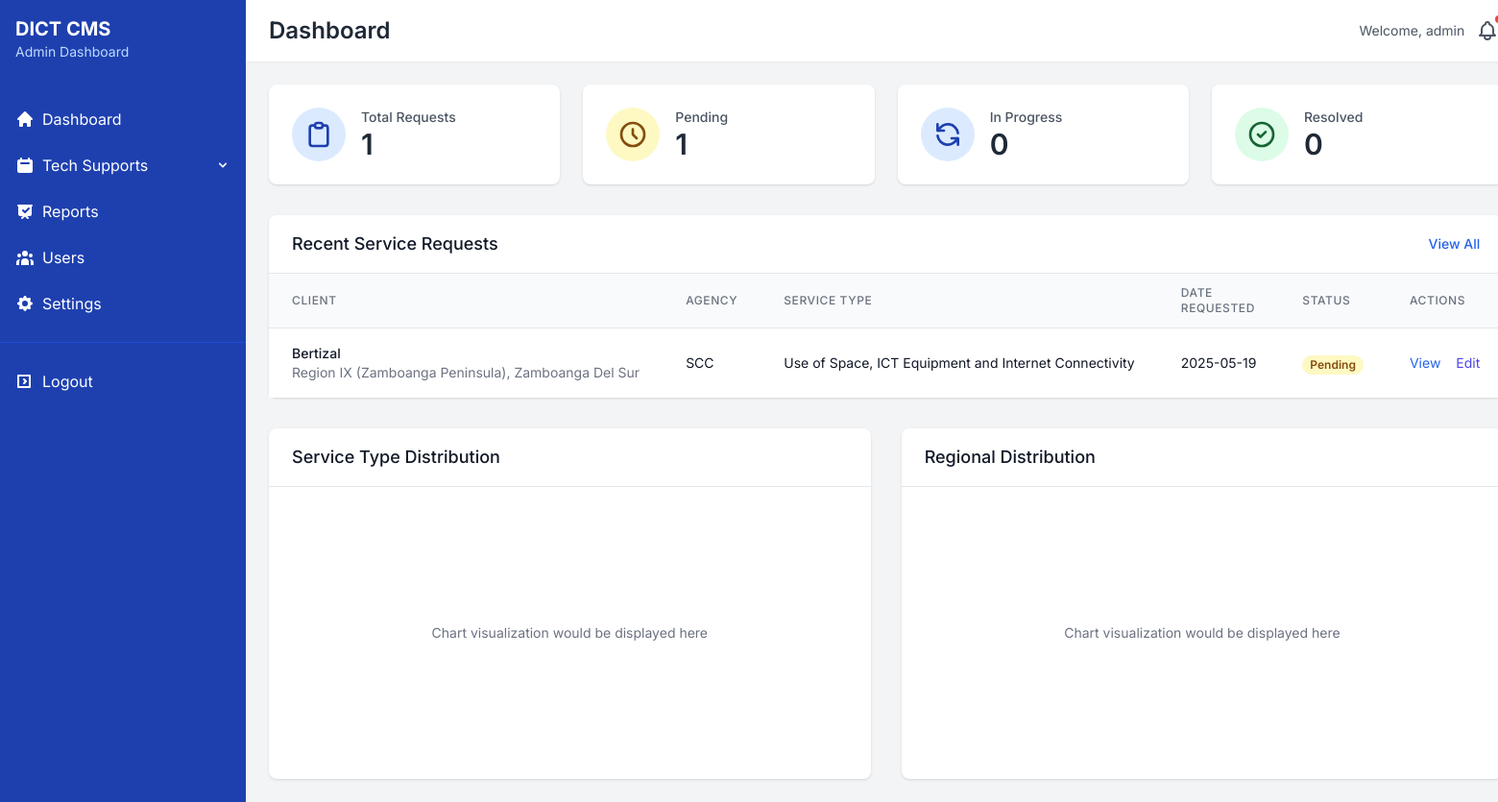
The page /admin/dashboard.php (signed in) on the database its author committed.
### tables this page shows
CREATE TABLE `tech_support_requests` (
  `id` int(11) NOT NULL,
  `firstname` varchar(50) NOT NULL,
  `surname` varchar(50) NOT NULL,
  `middle_initial` char(1) DEFAULT NULL,
  `client_name` varchar(100) NOT NULL,
  `agency` varchar(100) NOT NULL,
  `gender` enum('Male','Female','Other','Prefer not to say') NOT NULL,
  `age` int(11) NOT NULL,
  `region` varchar(50) NOT NULL,
  `region_id` int(11) NOT NULL,
  `province_id` int(11) NOT NULL,
  `district_id` int(11) DEFAULT NULL,
  `municipality_id` int(11) NOT NULL,
  `support_type` varchar(100) NOT NULL,
  `subject` varchar(255) DEFAULT NULL,
  `message` text NOT NULL,
  `issue_description` text NOT NULL,
  `date_requested` timestamp NOT NULL DEFAULT current_timestamp(),
  `date_assisted` timestamp NULL DEFAULT NULL,
  `date_resolved` timestamp NULL DEFAULT NULL,
  `assisted_by_id` int(11) DEFAULT NULL,
  `status` enum('Pending','In Progress','Resolved','Cancelled') DEFAULT 'Pending',
  `remarks` text DEFAULT NULL,
  `created_at` timestamp NOT NULL DEFAULT current_timestamp(),
  `updated_at` timestamp NOT NULL DEFAULT current_timestamp() ON UPDATE current_timestamp()
);

CREATE TABLE `regions` (
  `id` int(11) NOT NULL,
  `region_code` varchar(20) NOT NULL,
  `region_name` varchar(100) NOT NULL,
  `created_at` timestamp NOT NULL DEFAULT current_timestamp(),
  `updated_at` timestamp NOT NULL DEFAULT current_timestamp() ON UPDATE current_timestamp()
);

CREATE TABLE `provinces` (
  `id` int(11) NOT NULL,
  `province_name` varchar(100) NOT NULL,
  `province_code` varchar(20) DEFAULT NULL,
  `region_id` int(11) NOT NULL,
  `created_at` timestamp NOT NULL DEFAULT current_timestamp(),
  `updated_at` timestamp NOT NULL DEFAULT current_timestamp() ON UPDATE current_timestamp()
);

### admin/dashboard.php (the view, shortened to what this page needs)
<?php
include_once '../includes/db_connect.php';
$serviceRequests = [];
$query = "SELECT tsr.*,
          r.region_name, p.province_name, d.district_name, m.municipality_name
          FROM tech_support_requests tsr
          LEFT JOIN regions r ON tsr.region_id = r.id
          LEFT JOIN provinces p ON tsr.province_id = p.id
          LEFT JOIN districts d ON tsr.district_id = d.id
          LEFT JOIN municipalities m ON tsr.municipality_id = m.id
          ORDER BY tsr.date_requested DESC";
$result = $conn->query($query);
if ($result && $result->num_rows > 0) {
    while ($row = $result->fetch_assoc()) {
        $serviceRequests[] = [
            'id' => $row['id'],
            'client_name' => $row['client_name'],
            'agency' => $row['agency'],
            'region' => $row['region_name'] ?? 'Unknown',
            'province' => $row['province_name'] ?? 'Unknown',
            'district' => $row['district_name'] ?? 'Unknown',
            'municipality' => $row['municipality_name'] ?? 'Unknown',
            'service_type' => $row['support_type'],
            'description' => $row['issue_description'],
            'date_requested' => date('Y-m-d', strtotime($row['date_requested'])),
            'date_assisted' => $row['date_assisted'] ? date('Y-m-d', strtotime($row['date_assisted'])) : '',
            'date_resolved' => $row['date_resolved'] ? date('Y-m-d', strtotime($row['date_resolved'])) : '',
            'assisted_by' => 'Staff',
            'status' => $row['status'],
            'remarks' => $row['remarks']
        ];
    }
}
$totalRequests = count($serviceRequests);
$statsQuery = "SELECT
    COUNT(*) as total,
    SUM(CASE WHEN status = 'Pending' THEN 1 ELSE 0 END) as pending,
    SUM(CASE WHEN status = 'In Progress' THEN 1 ELSE 0 END) as in_progress,
    SUM(CASE WHEN status = 'Resolved' THEN 1 ELSE 0 END) as resolved
FROM tech_support_requests";
$statsResult = $conn->query($statsQuery);
if ($statsResult && $statsResult->num_rows > 0) {
    $stats = $statsResult->fetch_assoc();
    $totalRequests = $stats['total'];
    $pendingRequests = $stats['pending'];
    $inProgressRequests = $stats['in_progress'];
    $resolvedRequests = $stats['resolved'];
}
?>
<!DOCTYPE html>
<html lang="en">
<head>
    <script src="https://cdn.tailwindcss.com"></script>
</head>
<?php include '../admin/includes/sidebar.php'; ?>
<body class="bg-gray-100">
        <div class="flex-1 overflow-auto">
            <div class="bg-white shadow-sm">
                <div class="flex justify-between items-center py-4 px-6">
                    <h1 class="text-2xl font-semibold text-gray-800">Dashboard</h1>
                    <div class="flex items-center">
                        <span class="mr-2 text-sm text-gray-600">Welcome, <?php echo htmlspecialchars($_SESSION['username'] ?? 'Admin'); ?></span>
                        <button class="relative p-1 rounded-full text-gray-600 hover:text-gray-900 focus:outline-none focus:ring-2 focus:ring-offset-2 focus:ring-blue-500">
                            <span class="absolute top-0 right-0 block h-2 w-2 rounded-full bg-red-500"></span>
                        </button>
                    </div>
                </div>
            </div>
            <div class="p-6">
                <div class="grid grid-cols-1 md:grid-cols-2 lg:grid-cols-4 gap-6 mb-8">
                    <div class="bg-white rounded-lg shadow p-6">
                        <div class="flex items-center">
                            <div class="p-3 rounded-full bg-blue-100 text-blue-800">
                                <svg xmlns="http://www.w3.org/2000/svg" class="h-8 w-8" fill="none" viewBox="0 0 24 24" stroke="currentColor">
                                    <path stroke-linecap="round" stroke-linejoin="round" stroke-width="2" d="M9 5H7a2 2 0 00-2 2v12a2 2 0 002 2h10a2 2 0 002-2V7a2 2 0 00-2-2h-2M9 5a2 2 0 002 2h2a2 2 0 002-2M9 5a2 2 0 012-2h2a2 2 0 012 2" />
                                </svg>
                            </div>
                            <div class="ml-4">
                                <h2 class="text-gray-600 text-sm font-medium">Total Requests</h2>
                                <p class="text-3xl font-semibold text-gray-800"><?php echo $totalRequests; ?></p>
                            </div>
                        </div>
                    </div>
                    <div class="bg-white rounded-lg shadow p-6">
                        <div class="flex items-center">
                            <div class="p-3 rounded-full bg-yellow-100 text-yellow-800">
                                <svg xmlns="http://www.w3.org/2000/svg" class="h-8 w-8" fill="none" viewBox="0 0 24 24" stroke="currentColor">
                                    <path stroke-linecap="round" stroke-linejoin="round" stroke-width="2" d="M12 8v4l3 3m6-3a9 9 0 11-18 0 9 9 0 0118 0z" />
                                </svg>
                            </div>
                            <div class="ml-4">
                                <h2 class="text-gray-600 text-sm font-medium">Pending</h2>
                                <p class="text-3xl font-semibold text-gray-800"><?php echo $pendingRequests; ?></p>
                            </div>
                        </div>
                    </div>
                    <div class="bg-white rounded-lg shadow p-6">
                        <div class="flex items-center">
                            <div class="p-3 rounded-full bg-blue-100 text-blue-800">
                                <svg xmlns="http://www.w3.org/2000/svg" class="h-8 w-8" fill="none" viewBox="0 0 24 24" stroke="currentColor">
                                    <path stroke-linecap="round" stroke-linejoin="round" stroke-width="2" d="M4 4v5h.582m15.356 2A8.001 8.001 0 004.582 9m0 0H9m11 11v-5h-.581m0 0a8.003 8.003 0 01-15.357-2m15.357 2H15" />
                                </svg>
                            </div>
                            <div class="ml-4">
                                <h2 class="text-gray-600 text-sm font-medium">In Progress</h2>
                                <p class="text-3xl font-semibold text-gray-800"><?php echo $inProgressRequests; ?></p>
                            </div>
                        </div>
                    </div>
                    <div class="bg-white rounded-lg shadow p-6">
                        <div class="flex items-center">
                            <div class="p-3 rounded-full bg-green-100 text-green-800">
                                <svg xmlns="http://www.w3.org/2000/svg" class="h-8 w-8" fill="none" viewBox="0 0 24 24" stroke="currentColor">
                                    <path stroke-linecap="round" stroke-linejoin="round" stroke-width="2" d="M9 12l2 2 4-4m6 2a9 9 0 11-18 0 9 9 0 0118 0z" />
                                </svg>
                            </div>
                            <div class="ml-4">
                                <h2 class="text-gray-600 text-sm font-medium">Resolved</h2>
                                <p class="text-3xl font-semibold text-gray-800"><?php echo $resolvedRequests; ?></p>
                            </div>
                        </div>
                    </div>
                </div>
                <div class="bg-white rounded-lg shadow mb-8">
                    <div class="px-6 py-4 border-b border-gray-200">
                        <div class="flex justify-between items-center">
                            <h2 class="text-lg font-medium text-gray-900">Recent Service Requests</h2>
                            <a href="service-requests.php" class="text-sm font-medium text-blue-600 hover:text-blue-500">
                                View All
                            </a>
                        </div>
                    </div>
                    <div class="overflow-x-auto">
                        <table class="min-w-full divide-y divide-gray-200">
                            <thead class="bg-gray-50">
                                <tr>
                                    <th scope="col" class="px-6 py-3 text-left text-xs font-medium text-gray-500 uppercase tracking-wider">
                                        Client
                                    </th>
                                    <th scope="col" class="px-6 py-3 text-left text-xs font-medium text-gray-500 uppercase tracking-wider">
                                        Agency
                                    </th>
                                    <th scope="col" class="px-6 py-3 text-left text-xs font-medium text-gray-500 uppercase tracking-wider">
                                        Service Type
                                    </th>
                                    <th scope="col" class="px-6 py-3 text-left text-xs font-medium text-gray-500 uppercase tracking-wider">
                                        Date Requested
                                    </th>
                                    <th scope="col" class="px-6 py-3 text-left text-xs font-medium text-gray-500 uppercase tracking-wider">
                                        Status
                                    </th>
                                    <th scope="col" class="px-6 py-3 text-left text-xs font-medium text-gray-500 uppercase tracking-wider">
                                        Actions
                                    </th>
                                </tr>
                            </thead>
                            <tbody class="bg-white divide-y divide-gray-200">
                                <?php foreach ($serviceRequests as $request): ?>
                                <tr>
                                    <td class="px-6 py-4 whitespace-nowrap">
                                        <div class="text-sm font-medium text-gray-900"><?php echo htmlspecialchars($request['client_name']); ?></div>
                                        <div class="text-sm text-gray-500"><?php echo htmlspecialchars($request['region']); ?>, <?php echo htmlspecialchars($request['province']); ?></div>
                                    </td>
                                    <td class="px-6 py-4 whitespace-nowrap">
                                        <div class="text-sm text-gray-900"><?php echo htmlspecialchars($request['agency']); ?></div>
                                    </td>
                                    <td class="px-6 py-4 whitespace-nowrap">
                                        <div class="text-sm text-gray-900"><?php echo htmlspecialchars($request['service_type']); ?></div>
                                    </td>
                                    <td class="px-6 py-4 whitespace-nowrap">
                                        <div class="text-sm text-gray-900"><?php echo htmlspecialchars($request['date_requested']); ?></div>
                                    </td>
                                    <td class="px-6 py-4 whitespace-nowrap">
                                        <?php if ($request['status'] === 'Resolved'): ?>
                                            <span class="px-2 inline-flex text-xs leading-5 font-semibold rounded-full bg-green-100 text-green-800">
                                                Resolved
                                            </span>
                                        <?php elseif ($request['status'] === 'In Progress'): ?>
                                            <span class="px-2 inline-flex text-xs leading-5 font-semibold rounded-full bg-blue-100 text-blue-800">
                                                In Progress
                                            </span>
                                        <?php else: ?>
                                            <span class="px-2 inline-flex text-xs leading-5 font-semibold rounded-full bg-yellow-100 text-yellow-800">
                                                Pending
                                            </span>
                                        <?php endif; ?>
                                    </td>
                                    <td class="px-6 py-4 whitespace-nowrap text-sm text-gray-500">
                                        <a href="view-request.php?id=<?php echo $request['id']; ?>" class="text-blue-600 hover:text-blue-900 mr-3">View</a>
                                        <a href="edit_service.php?id=<?php echo $request['id']; ?>" class="text-indigo-600 hover:text-indigo-900">Edit</a>
                                    </td>
                                </tr>
                                <?php endforeach; ?>
                            </tbody>
                        </table>
                    </div>
                </div>
                <div class="grid grid-cols-1 lg:grid-cols-2 gap-8">
                    <div class="bg-white rounded-lg shadow">
                        <div class="px-6 py-4 border-b border-gray-200">
                            <h2 class="text-lg font-medium text-gray-900">Service Type Distribution</h2>
                        </div>
                        <div class="p-6">
                            <div class="h-64 flex items-center justify-center">
                                <p class="text-gray-500 text-sm">Chart visualization would be displayed here</p>
                            </div>
                        </div>
                    </div>
                    <div class="bg-white rounded-lg shadow">
                        <div class="px-6 py-4 border-b border-gray-200">
                            <h2 class="text-lg font-medium text-gray-900">Regional Distribution</h2>
                        </div>
                        <div class="p-6">
                            <div class="h-64 flex items-center justify-center">
                                <p class="text-gray-500 text-sm">Chart visualization would be displayed here</p>
                            </div>
                        </div>
                    </div>
                </div>
            </div>
        </div>
    </div>
</body>
</html>

### admin/dashboard.php (style rules this page uses)
body { font-family: 'Inter', sans-serif; }

### rows shown on the page
tech_support_requests: client_name "Bertizal", region.region_name "Region IX (Zamboanga Peninsula)", province.province_name "Zamboanga Del Sur", agency "SCC", support_type "Use of Space, ICT Equipment and Internet Connectivity", date_requested "2025-05-19", status "Pending"

### other values the page prints
$_SESSION['username'] "admin"
$totalRequests "1"
$pendingRequests "1"
$inProgressRequests "0"
$resolvedRequests "0"
